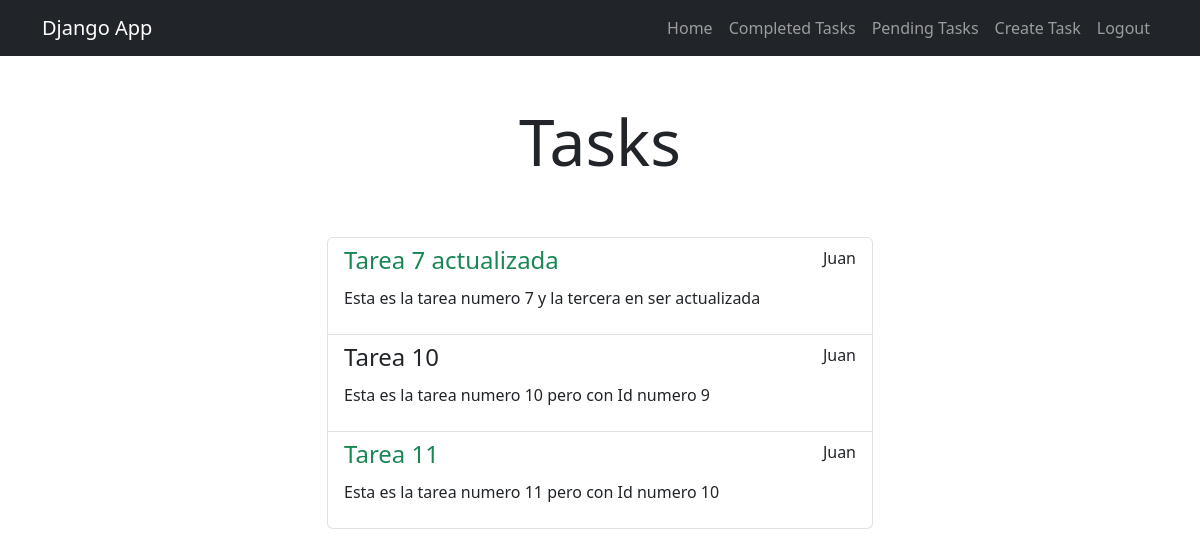
The app's page /tasks/ (signed in) with its own data.
### tasks/models.py (models this page shows, shortened)
class Task(models.Model):
    title = models.CharField(max_length=200, default="")
    description = models.TextField(max_length=1000, default="")
    created = models.DateTimeField(auto_now_add=True)
    datecompleted = models.DateTimeField(null=True, blank=True)
    important = models.BooleanField(default=False)
    user = models.ForeignKey(User, on_delete=models.CASCADE)

### tasks/views.py (the view)
# urls.py: path('tasks/', views.tasks, name='tasks'),
@login_required
def tasks(request):
    task = Task.objects.filter(user=request.user, datecompleted__isnull=True)
    return render(request, 'tasks.html', {
        'tasks': task
    })

### tasks/templates/tasks.html (shortened to what this page needs)
{% extends "base.html" %} {% block content %}
<main class="container">
  <div class="row">
    <div class="col-md-6 offset-md-3">
      <h1 class="text-center display-3 py-5">Tasks</h1>
      <ul class="list-group">
        {% for task in tasks %}
        <a class="list-group-item" href="{% url 'task_detail' task.id %}">
          <header class="d-flex justify-content-between">
            {% if task.important %}
            <h4 class="text-success">{{task.title}}</h4>
            {% else %}
            <h4>{{task.title}}</h4>
            {% endif %}
            <p>{{task.user.username}}</p>
          </header>
          <p>{{task.description}}</p>
        </a>
        {% endfor %}
      </ul>
    </div>
  </div>
</main>
{% endblock %}

### tasks/templates/base.html (shortened to what this page needs)
<!DOCTYPE html>
<html lang="en">
  <head>
    <link
      rel="stylesheet"
      href="https://cdn.jsdelivr.net/npm/bootstrap@5.3.0-alpha1/dist/css/bootstrap.min.css
    "
    />
  </head>
  <body>
    <nav class="navbar navbar-expand-lg navbar-dark bg-dark">
      <div class="container">
        <a class="navbar-brand" href="/">Django App</a>
        <div class="collapse navbar-collapse" id="navbarNav">
          <ul class="navbar-nav ms-auto">
            <li class="nav-item">
              <a href="/" class="nav-link">Home</a>
            </li>
            {% if user.is_authenticated %}
            <li class="nav-item">
              <a href="{% url 'tasks_completed' %}" class="nav-link"
                >Completed Tasks</a
              >
            </li>
            <li class="nav-item">
              <a href="{% url 'tasks' %}" class="nav-link">Pending Tasks</a>
            </li>
            <li class="nav-item">
              <a href="{% url 'create_task' %}" class="nav-link">Create Task</a>
            </li>
            <li class="nav-item">
              <a class="nav-link" href="/logout">Logout</a>
            </li>
            {% endif %}
          </ul>
        </div>
      </div>
    </nav>
    {% block content %} {% endblock %}
  </body>
</html>

### records on screen
Task: title "Tarea 7 actualizada", user.username "Juan", description "Esta es la tarea numero 7 y la tercera en ser actualizada"
Task: title "Tarea 10", user.username "Juan", description "Esta es la tarea numero 10 pero con Id numero 9"
Task: title "Tarea 11", user.username "Juan", description "Esta es la tarea numero 11 pero con Id numero 10"
